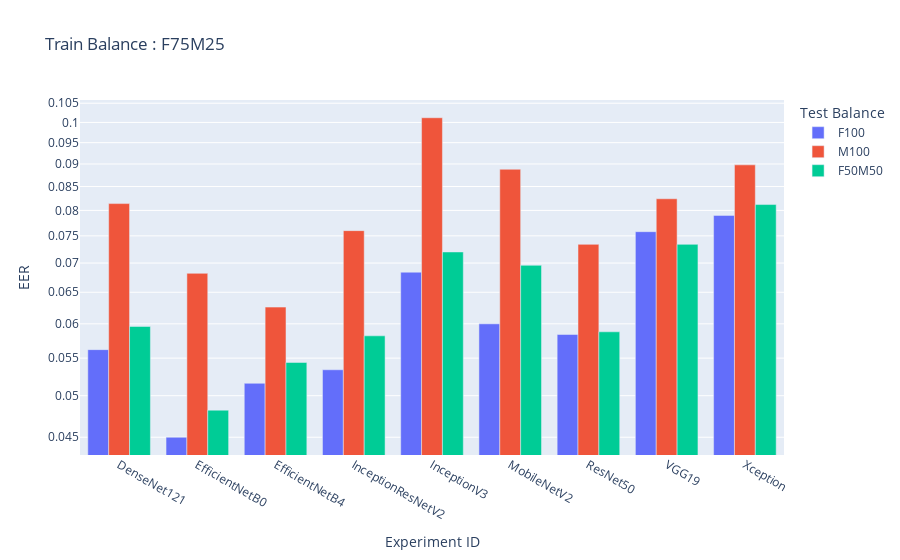

Here is the notebook cell this chart was saved with:
### Code cell
import plotly.express as px

import plotly.graph_objects as go

# Group by Network, Train Balance, TestBalance
df_ = df[df["Train Balance"] == "F75M25"]
fig = px.bar(df_, x="Experiment ID", y="EER", color="Test Balance", 
                 title="Train Balance : F75M25",  barmode='group', log_y=True)
fig.show()

import wandb

run = wandb.init(project='UFPR-Ocular', entity='sreeraj')

run.log({"Train Balance : F75M25 (EER)": fig})

### Figure 1 — Plotly figure (JSON) as saved in the notebook; plotly's stock layout.template omitted (floating-point values rounded to 4 significant figures)
{"data": [{"alignmentgroup": "True", "hovertemplate": "Test Balance=F100<br>Experiment ID=%{x}<br>EER=%{y}<extra></extra>", "legendgroup": "F100", "marker": {"color": "#636efa", "pattern": {"shape": ""}}, "name": "F100", "offsetgroup": "F100", "orientation": "v", "showlegend": true, "textposition": "auto", "type": "bar", "x": ["DenseNet121", "EfficientNetB0", "EfficientNetB4", "InceptionResNetV2", "InceptionV3", "MobileNetV2", "ResNet50", "VGG19", "Xception"], "xaxis": "x", "y": [0.0562, 0.045, 0.0516, 0.0534, 0.0684, 0.06, 0.0584, 0.0758, 0.079], "yaxis": "y"}, {"alignmentgroup": "True", "hovertemplate": "Test Balance=M100<br>Experiment ID=%{x}<br>EER=%{y}<extra></extra>", "legendgroup": "M100", "marker": {"color": "#EF553B", "pattern": {"shape": ""}}, "name": "M100", "offsetgroup": "M100", "orientation": "v", "showlegend": true, "textposition": "auto", "type": "bar", "x": ["DenseNet121", "EfficientNetB0", "EfficientNetB4", "InceptionResNetV2", "InceptionV3", "MobileNetV2", "ResNet50", "VGG19", "Xception"], "xaxis": "x", "y": [0.0814, 0.0682, 0.0626, 0.076, 0.1012, 0.0888, 0.0734, 0.0824, 0.0898], "yaxis": "y"}, {"alignmentgroup": "True", "hovertemplate": "Test Balance=F50M50<br>Experiment ID=%{x}<br>EER=%{y}<extra></extra>", "legendgroup": "F50M50", "marker": {"color": "#00cc96", "pattern": {"shape": ""}}, "name": "F50M50", "offsetgroup": "F50M50", "orientation": "v", "showlegend": true, "textposition": "auto", "type": "bar", "x": ["DenseNet121", "EfficientNetB0", "EfficientNetB4", "InceptionResNetV2", "InceptionV3", "MobileNetV2", "ResNet50", "VGG19", "Xception"], "xaxis": "x", "y": [0.0596, 0.0482, 0.0544, 0.0582, 0.072, 0.0696, 0.0588, 0.0734, 0.0812], "yaxis": "y"}], "layout": {"barmode": "group", "legend": {"title": {"text": "Test Balance"}, "tracegroupgap": 0}, "title": {"text": "Train Balance : F75M25"}, "xaxis": {"anchor": "y", "domain": [0, 1], "title": {"text": "Experiment ID"}}, "yaxis": {"anchor": "x", "domain": [0, 1], "title": {"text": "EER"}, "type": "log"}}}
